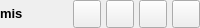
         <widget class="QFrame" name="contentTopBg">
          <property name="sizePolicy">
           <sizepolicy hsizetype="Preferred" vsizetype="Preferred">
            <horstretch>0</horstretch>
            <verstretch>0</verstretch>
           </sizepolicy>
          </property>
          <property name="minimumSize">
           <size>
            <width>0</width>
            <height>28</height>
           </size>
          </property>
          <property name="maximumSize">
           <size>
            <width>16777202</width>
            <height>28</height>
           </size>
          </property>
          <property name="frameShape">
           <enum>QFrame::NoFrame</enum>
          </property>
          <property name="frameShadow">
           <enum>QFrame::Raised</enum>
          </property>
          <layout class="QHBoxLayout" name="horizontalLayout">
           <property name="spacing">
            <number>0</number>
           </property>
           <property name="leftMargin">
            <number>0</number>
           </property>
           <property name="topMargin">
            <number>0</number>
           </property>
           <property name="rightMargin">
            <number>0</number>
           </property>
           <property name="bottomMargin">
            <number>0</number>
           </property>
           <item>
            <widget class="QFrame" name="leftBox">
             <property name="sizePolicy">
              <sizepolicy hsizetype="Expanding" vsizetype="Preferred">
               <horstretch>0</horstretch>
               <verstretch>0</verstretch>
              </sizepolicy>
             </property>
             <property name="frameShape">
              <enum>QFrame::NoFrame</enum>
             </property>
             <property name="frameShadow">
              <enum>QFrame::Raised</enum>
             </property>
             <layout class="QHBoxLayout" name="horizontalLayout_3">
              <property name="spacing">
               <number>0</number>
              </property>
              <property name="leftMargin">
               <number>0</number>
              </property>
              <property name="topMargin">
               <number>0</number>
              </property>
              <property name="rightMargin">
               <number>0</number>
              </property>
              <property name="bottomMargin">
               <number>0</number>
              </property>
              <item>
               <widget class="QLabel" name="titleRightInfo">
                <property name="sizePolicy">
                 <sizepolicy hsizetype="Preferred" vsizetype="Preferred">
                  <horstretch>0</horstretch>
                  <verstretch>0</verstretch>
                 </sizepolicy>
                </property>
                <property name="maximumSize">
                 <size>
                  <width>16777215</width>
                  <height>45</height>
                 </size>
                </property>
                <property name="font">
                 <font>
                  <pointsize>10</pointsize>
                  <italic>false</italic>
                  <bold>false</bold>
                 </font>
                </property>
                <property name="styleSheet">
                 <string notr="true">font: 10pt &quot;Roboto Mono&quot;;
</string>
                </property>
                <property name="text">
                 <string>&lt;!DOCTYPE HTML PUBLIC &quot;-//W3C//DTD HTML 4.0//EN&quot; &quot;http://www.w3.org/TR/REC-html40/strict.dtd&quot;&gt;
&lt;html&gt;&lt;head&gt;&lt;meta name=&quot;qrichtext&quot; content=&quot;1&quot; /&gt;&lt;meta charset=&quot;utf-8&quot; /&gt;&lt;style type=&quot;text/css&quot;&gt;
p, li { white-space: pre-wrap; }
&lt;/style&gt;&lt;/head&gt;&lt;body style=&quot; font-family:'Montserrat'; font-size:10pt; font-weight:500; font-style:normal;&quot;&gt;
&lt;p style=&quot; margin-top:0px; margin-bottom:0px; margin-left:0px; margin-right:0px; -qt-block-indent:0; text-indent:0px;&quot;&gt;mis&lt;/p&gt;&lt;/body&gt;&lt;/html&gt;</string>
                </property>
                <property name="alignment">
                 <set>Qt::AlignLeading|Qt::AlignLeft|Qt::AlignVCenter</set>
                </property>
                <property name="indent">
                 <number>0</number>
                </property>
               </widget>
              </item>
             </layout>
            </widget>
           </item>
           <item alignment="Qt::AlignRight">
            <widget class="QFrame" name="rightButtons">
             <property name="minimumSize">
              <size>
               <width>0</width>
               <height>28</height>
              </size>
             </property>
             <property name="frameShape">
              <enum>QFrame::NoFrame</enum>
             </property>
             <property name="frameShadow">
              <enum>QFrame::Raised</enum>
             </property>
             <layout class="QHBoxLayout" name="horizontalLayout_2">
              <property name="spacing">
               <number>5</number>
              </property>
              <property name="leftMargin">
               <number>0</number>
              </property>
              <property name="topMargin">
               <number>0</number>
              </property>
              <property name="rightMargin">
               <number>0</number>
              </property>
              <property name="bottomMargin">
               <number>0</number>
              </property>
              <item>
               <widget class="QPushButton" name="settingsTopBtn">
                <property name="minimumSize">
                 <size>
                  <width>28</width>
                  <height>28</height>
                 </size>
                </property>
                <property name="maximumSize">
                 <size>
                  <width>28</width>
                  <height>28</height>
                 </size>
                </property>
                <property name="cursor">
                 <cursorShape>PointingHandCursor</cursorShape>
                </property>
                <property name="toolTip">
                 <string>Settings</string>
                </property>
                <property name="text">
                 <string/>
                </property>
                <property name="icon">
                 <iconset resource="resources.qrc">
                  <normaloff>:/icons/images/icons/icon_settings.png</normaloff>:/icons/images/icons/icon_settings.png</iconset>
                </property>
                <property name="iconSize">
                 <size>
                  <width>20</width>
                  <height>20</height>
                 </size>
                </property>
               </widget>
              </item>
              <item>
               <widget class="QPushButton" name="minimizeAppBtn">
                <property name="minimumSize">
                 <size>
                  <width>28</width>
                  <height>28</height>
                 </size>
                </property>
                <property name="maximumSize">
                 <size>
                  <width>28</width>
                  <height>28</height>
                 </size>
                </property>
                <property name="cursor">
                 <cursorShape>PointingHandCursor</cursorShape>
                </property>
                <property name="toolTip">
                 <string>Minimize</string>
                </property>
                <property name="text">
                 <string/>
                </property>
                <property name="icon">
                 <iconset resource="resources.qrc">
                  <normaloff>:/icons/images/icons/icon_minimize.png</normaloff>:/icons/images/icons/icon_minimize.png</iconset>
                </property>
                <property name="iconSize">
                 <size>
                  <width>20</width>
                  <height>20</height>
                 </size>
                </property>
               </widget>
              </item>
              <item>
               <widget class="QPushButton" name="maximizeRestoreAppBtn">
                <property name="enabled">
                 <bool>true</bool>
                </property>
                <property name="minimumSize">
                 <size>
                  <width>28</width>
                  <height>28</height>
                 </size>
                </property>
                <property name="maximumSize">
                 <size>
                  <width>28</width>
                  <height>28</height>
                 </size>
                </property>
                <property name="font">
                 <font>
                  <pointsize>10</pointsize>
                  <italic>false</italic>
                  <bold>false</bold>
                  <stylestrategy>PreferDefault</stylestrategy>
                 </font>
                </property>
                <property name="cursor">
                 <cursorShape>PointingHandCursor</cursorShape>
                </property>
                <property name="toolTip">
                 <string>Maximize</string>
                </property>
                <property name="text">
                 <string/>
                </property>
                <property name="icon">
                 <iconset resource="resources.qrc">
                  <normaloff>:/icons/images/icons/icon_maximize.png</normaloff>:/icons/images/icons/icon_maximize.png</iconset>
                </property>
                <property name="iconSize">
                 <size>
                  <width>20</width>
                  <height>20</height>
                 </size>
                </property>
               </widget>
              </item>
              <item>
               <widget class="QPushButton" name="closeAppBtn">
                <property name="minimumSize">
                 <size>
                  <width>28</width>
                  <height>28</height>
                 </size>
                </property>
                <property name="maximumSize">
                 <size>
                  <width>28</width>
                  <height>28</height>
                 </size>
                </property>
                <property name="cursor">
                 <cursorShape>PointingHandCursor</cursorShape>
                </property>
                <property name="toolTip">
                 <string>Close</string>
                </property>
                <property name="text">
                 <string/>
                </property>
                <property name="icon">
                 <iconset resource="resources.qrc">
                  <normaloff>:/icons/images/icons/icon_close.png</normaloff>:/icons/images/icons/icon_close.png</iconset>
                </property>
                <property name="iconSize">
                 <size>
                  <width>20</width>
                  <height>20</height>
                 </size>
                </property>
               </widget>
              </item>
             </layout>
            </widget>
           </item>
          </layout>
         </widget>
